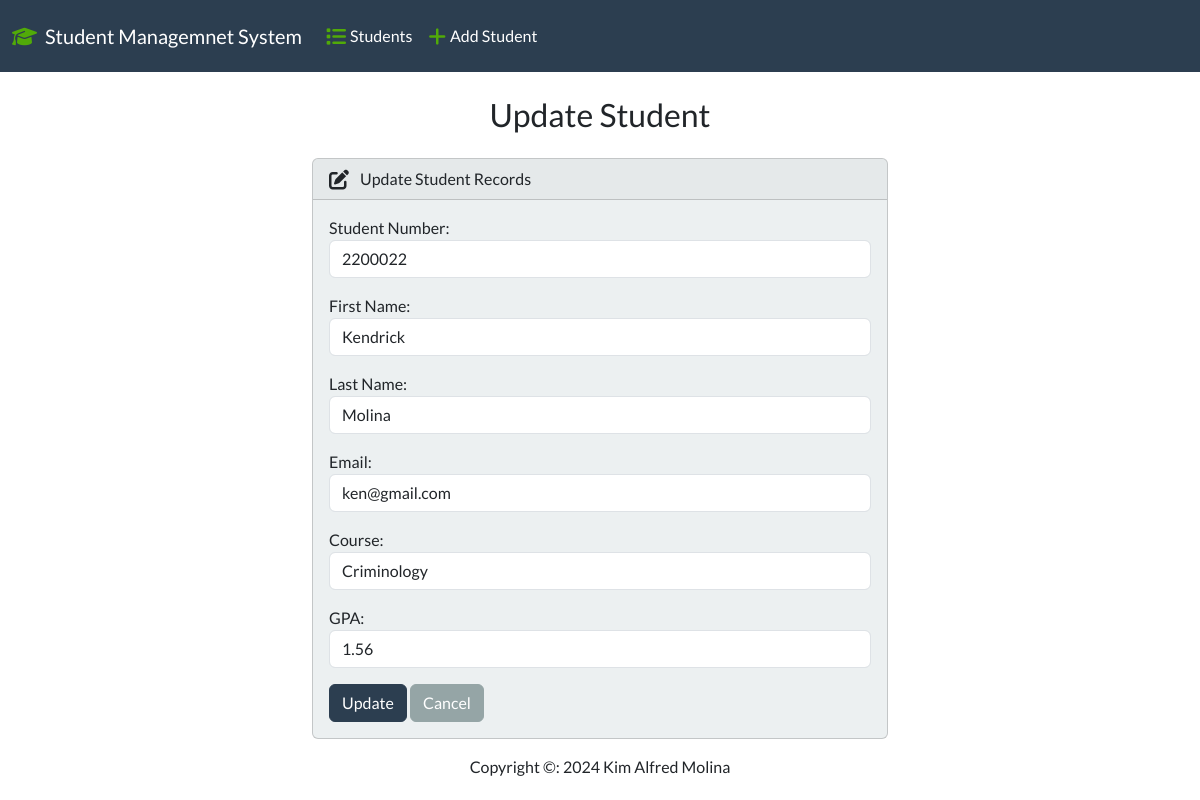
The page /edit/3/ on the database its author committed.
### students/models.py (models this page shows, shortened)
class Student(models.Model):
    Student_number = models.PositiveBigIntegerField()
    first_name = models.CharField(max_length=50)
    last_name = models.CharField(max_length=50)
    email = models.EmailField(max_length=100)
    course = models.CharField(max_length=50)
    gpa = models.FloatField()

### students/views.py (the view)
# urls.py: path('edit/<int:id>/', views.edit, name='edit'),
def edit (request, id):
    if request.method == 'POST':
        student = Student.objects.get(pk=id)
        form = StudentForm(request.POST, instance=student)
        if form.is_valid():
            form.save()
            return render(request, 'students/edit.html', {
                'form': form,
                'success': True
            })
    else:
        student = Student.objects.get(pk=id)
        form = StudentForm(instance=student)
    return render(request, 'students/edit.html', {
        'form': form
    })

### students/forms.py
class StudentForm(forms.ModelForm):
    class Meta:
        model = Student
        fields = ['Student_number', 'first_name', 'last_name', 'email', 'course', 'gpa']  # Corrected 'field' to 'fields'
        labels = {
            'Student_number': 'Student Number',
            'first_name': 'First Name',
            'last_name': 'Last Name',
            'email': 'Email',
            'course': 'Course',
            'gpa': 'GPA',
        }
        widgets = {
            'Student_number': forms.NumberInput(attrs={'class': 'form-control'}),
            'first_name': forms.TextInput(attrs={'class': 'form-control'}),
            'last_name': forms.TextInput(attrs={'class': 'form-control'}),
            'email': forms.EmailInput(attrs={'class': 'form-control'}),
            'course': forms.TextInput(attrs={'class': 'form-control'}),
            'gpa': forms.NumberInput(attrs={'class': 'form-control'}),
        }

### students/templates/students/edit.html (shortened to what this page needs)
{% extends "students/base.html" %}
{% block body %}
    <h3 class="text-center m-4">Update Student</h3>
    {% if success %}
    <div class="alert alert-success" role="alert">
        The student updated successfully.
        <a href="{% url 'index' %}" class="alert-link"> Go to Home Page.</a>
    </div>
    {% else %}
    <div class="row justify-content-center">
        <div class="col-6">
            <div class="card bg-light mb-3">
                <div class="card-header">
                    <i class="fa-solid fa-pen-to-square fa-lg me-2" style="margin-right: 10px;"></i>
                    <span>Update Student Records</span>
                </div>
                <div class="card-body">
                  <form action="" method="POST">
                    {{ form.as_p }}
                    <button type="submit" class="btn btn-primary">Update</button>
                    <a href="{% url 'index' %}" class="btn btn-secondary">Cancel</a>
                  </form>
                </div>
              </div>
        </div>
    </div>
    {% endif %}
{% endblock %}

### rows shown on the page
Student: Student_number "2200022", first_name "Kendrick", last_name "Molina", email "ken@gmail.com", course "Criminology", gpa "1.56"
